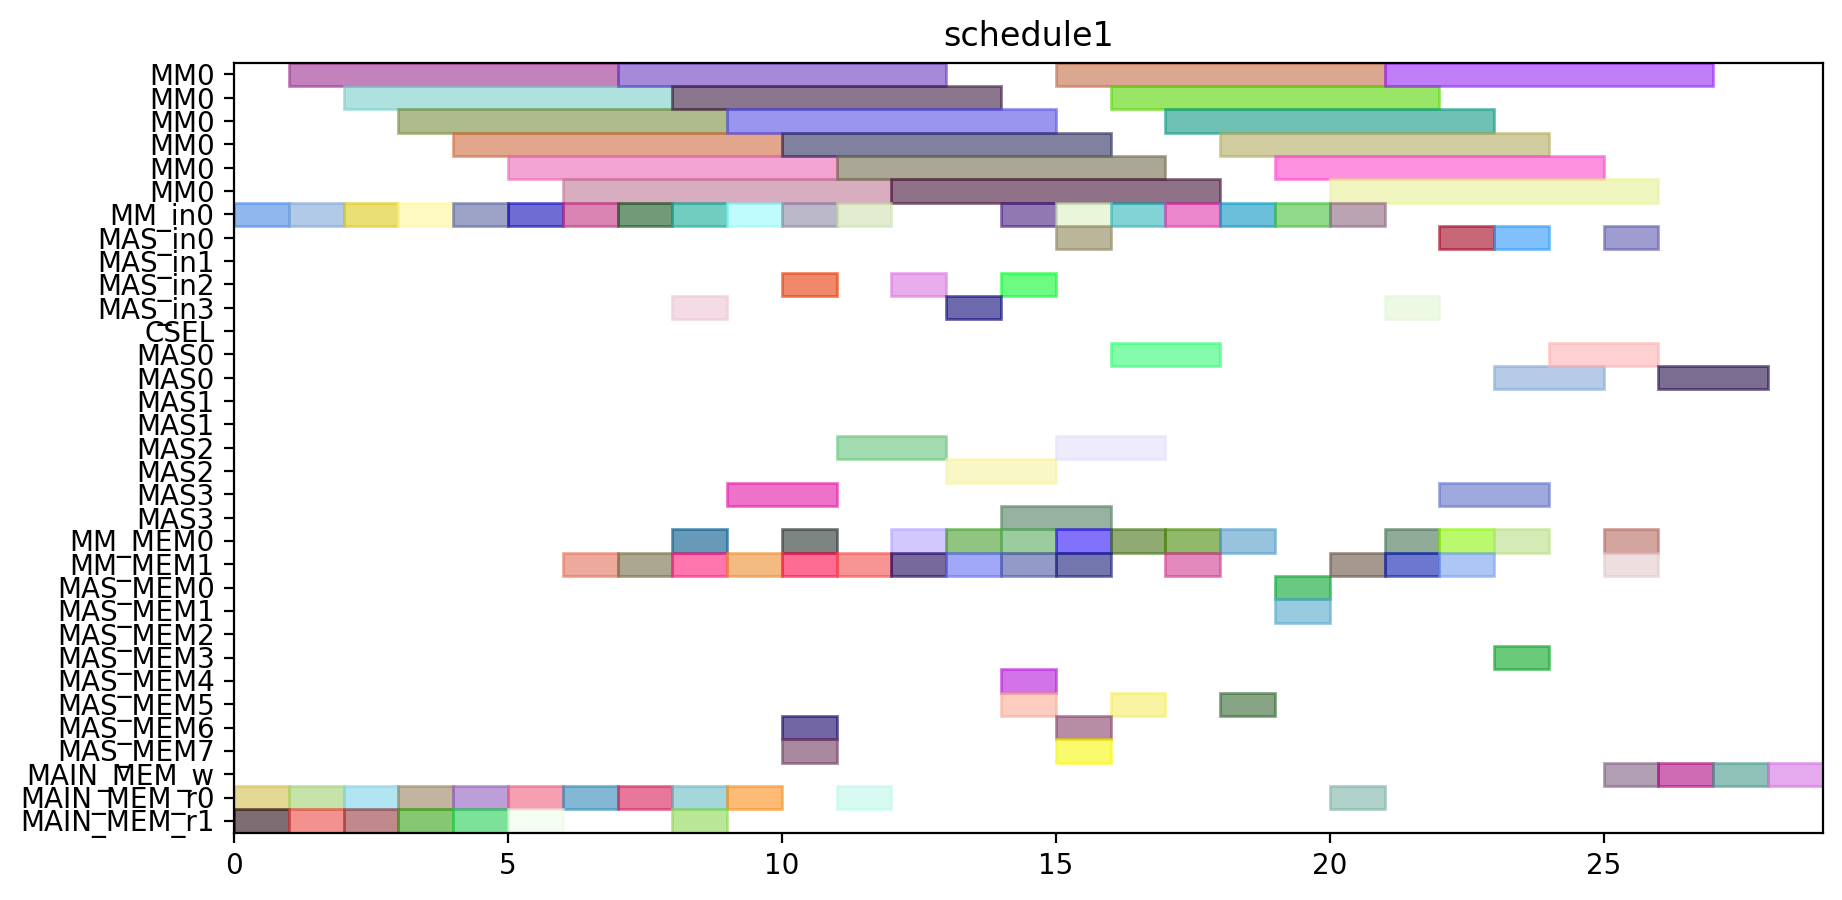

Write Python code to recreate this figure.
from pyschedule import Scenario, solvers, plotters, alt


def solve():
	horizon = 149
	S = Scenario("schedule1", horizon=horizon)

	# resource
	MM = S.Resources('MM', num=1, size=6)
	MM_in = S.Resources('MM_in', num=1)
	MAS_in = S.Resources('MAS_in', num=4)
	CSEL = S.Resource('CSEL')
	MAS = S.Resources('MAS', num=4, size=2, periods=range(1, horizon))
	MM_MEM = S.Resources('MM_MEM', num=2)
	MAS_MEM = S.Resources('MAS_MEM', num=8)
	MAIN_MEM_w = S.Resource('MAIN_MEM_w', size=1)
	MAIN_MEM_r = S.Resources('MAIN_MEM_r', num=2)

	# result of previous scheduling
	T4_in = S.Task('T4_in', length=1, delay_cost=1)
	S += T4_in >= 1
	T4_in += MM_in[0]

	T4_mem0 = S.Task('T4_mem0', length=1, delay_cost=1)
	S += T4_mem0 >= 1
	T4_mem0 += MAIN_MEM_r[0]

	T4_mem1 = S.Task('T4_mem1', length=1, delay_cost=1)
	S += T4_mem1 >= 1
	T4_mem1 += MAIN_MEM_r[1]

	T4 = S.Task('T4', length=6, delay_cost=1)
	S += T4 >= 2
	T4 += MM[0]

	T3_in = S.Task('T3_in', length=1, delay_cost=1)
	S += T3_in >= 3
	T3_in += MM_in[0]

	T3_mem0 = S.Task('T3_mem0', length=1, delay_cost=1)
	S += T3_mem0 >= 3
	T3_mem0 += MAIN_MEM_r[0]

	T3_mem1 = S.Task('T3_mem1', length=1, delay_cost=1)
	S += T3_mem1 >= 3
	T3_mem1 += MAIN_MEM_r[1]

	T3 = S.Task('T3', length=6, delay_cost=1)
	S += T3 >= 4
	T3 += MM[0]

	T7_in = S.Task('T7_in', length=1, delay_cost=1)
	S += T7_in >= 4
	T7_in += MM_in[0]

	T7_mem0 = S.Task('T7_mem0', length=1, delay_cost=1)
	S += T7_mem0 >= 4
	T7_mem0 += MAIN_MEM_r[0]

	T7_mem1 = S.Task('T7_mem1', length=1, delay_cost=1)
	S += T7_mem1 >= 4
	T7_mem1 += MAIN_MEM_r[1]

	T5_in = S.Task('T5_in', length=1, delay_cost=1)
	S += T5_in >= 5
	T5_in += MM_in[0]

	T5_mem0 = S.Task('T5_mem0', length=1, delay_cost=1)
	S += T5_mem0 >= 5
	T5_mem0 += MAIN_MEM_r[0]

	T5_mem1 = S.Task('T5_mem1', length=1, delay_cost=1)
	S += T5_mem1 >= 5
	T5_mem1 += MAIN_MEM_r[1]

	T7 = S.Task('T7', length=6, delay_cost=1)
	S += T7 >= 5
	T7 += MM[0]

	T5 = S.Task('T5', length=6, delay_cost=1)
	S += T5 >= 6
	T5 += MM[0]

	T9_in = S.Task('T9_in', length=1, delay_cost=1)
	S += T9_in >= 6
	T9_in += MM_in[0]

	T9_mem0 = S.Task('T9_mem0', length=1, delay_cost=1)
	S += T9_mem0 >= 6
	T9_mem0 += MAIN_MEM_r[0]

	T9_mem1 = S.Task('T9_mem1', length=1, delay_cost=1)
	S += T9_mem1 >= 6
	T9_mem1 += MM_MEM[1]

	T8_in = S.Task('T8_in', length=1, delay_cost=1)
	S += T8_in >= 7
	T8_in += MM_in[0]

	T8_mem0 = S.Task('T8_mem0', length=1, delay_cost=1)
	S += T8_mem0 >= 7
	T8_mem0 += MAIN_MEM_r[0]

	T8_mem1 = S.Task('T8_mem1', length=1, delay_cost=1)
	S += T8_mem1 >= 7
	T8_mem1 += MM_MEM[1]

	T9 = S.Task('T9', length=6, delay_cost=1)
	S += T9 >= 7
	T9 += MM[0]

	T6_in = S.Task('T6_in', length=1, delay_cost=1)
	S += T6_in >= 8
	T6_in += MM_in[0]

	T6_mem0 = S.Task('T6_mem0', length=1, delay_cost=1)
	S += T6_mem0 >= 8
	T6_mem0 += MAIN_MEM_r[0]

	T6_mem1 = S.Task('T6_mem1', length=1, delay_cost=1)
	S += T6_mem1 >= 8
	T6_mem1 += MAIN_MEM_r[1]

	T8 = S.Task('T8', length=6, delay_cost=1)
	S += T8 >= 8
	T8 += MM[0]

	T6 = S.Task('T6', length=6, delay_cost=1)
	S += T6 >= 9
	T6 += MM[0]

	Z2_new_in = S.Task('Z2_new_in', length=1, delay_cost=1)
	S += Z2_new_in >= 20
	Z2_new_in += MM_in[0]

	Z2_new_mem0 = S.Task('Z2_new_mem0', length=1, delay_cost=1)
	S += Z2_new_mem0 >= 20
	Z2_new_mem0 += MAIN_MEM_r[0]

	Z2_new_mem1 = S.Task('Z2_new_mem1', length=1, delay_cost=1)
	S += Z2_new_mem1 >= 20
	Z2_new_mem1 += MM_MEM[1]

	Z2_new = S.Task('Z2_new', length=6, delay_cost=1)
	S += Z2_new >= 21
	Z2_new += MM[0]

	X1_new_in = S.Task('X1_new_in', length=1, delay_cost=1)
	S += X1_new_in >= 22
	X1_new_in += MAS_in[0]

	X1_new_mem0 = S.Task('X1_new_mem0', length=1, delay_cost=1)
	S += X1_new_mem0 >= 22
	X1_new_mem0 += MM_MEM[0]

	X1_new_mem1 = S.Task('X1_new_mem1', length=1, delay_cost=1)
	S += X1_new_mem1 >= 22
	X1_new_mem1 += MM_MEM[1]

	X1_new = S.Task('X1_new', length=2, delay_cost=1)
	S += X1_new >= 23
	X1_new += MAS[0]

	Z1_new_in = S.Task('Z1_new_in', length=1, delay_cost=1)
	S += Z1_new_in >= 23
	Z1_new_in += MAS_in[0]

	Z1_new_mem0 = S.Task('Z1_new_mem0', length=1, delay_cost=1)
	S += Z1_new_mem0 >= 23
	Z1_new_mem0 += MM_MEM[0]

	Z1_new_mem1 = S.Task('Z1_new_mem1', length=1, delay_cost=1)
	S += Z1_new_mem1 >= 23
	Z1_new_mem1 += MAS_MEM[3]

	Z1_new = S.Task('Z1_new', length=2, delay_cost=1)
	S += Z1_new >= 24
	Z1_new += MAS[0]

	X1_new_w = S.Task('X1_new_w', length=1, delay_cost=1)
	S += X1_new_w >= 25
	X1_new_w += MAIN_MEM_w

	X2_new_in = S.Task('X2_new_in', length=1, delay_cost=1)
	S += X2_new_in >= 25
	X2_new_in += MAS_in[0]

	X2_new_mem0 = S.Task('X2_new_mem0', length=1, delay_cost=1)
	S += X2_new_mem0 >= 25
	X2_new_mem0 += MM_MEM[0]

	X2_new_mem1 = S.Task('X2_new_mem1', length=1, delay_cost=1)
	S += X2_new_mem1 >= 25
	X2_new_mem1 += MM_MEM[1]

	X2_new = S.Task('X2_new', length=2, delay_cost=1)
	S += X2_new >= 26
	X2_new += MAS[0]

	Z1_new_w = S.Task('Z1_new_w', length=1, delay_cost=1)
	S += Z1_new_w >= 26
	Z1_new_w += MAIN_MEM_w

	Z2_new_w = S.Task('Z2_new_w', length=1, delay_cost=1)
	S += Z2_new_w >= 27
	Z2_new_w += MAIN_MEM_w

	X2_new_w = S.Task('X2_new_w', length=1, delay_cost=1)
	S += X2_new_w >= 28
	X2_new_w += MAIN_MEM_w


	# new tasks
	T1 = S.Task('T1', length=6, delay_cost=1)
	T1 += alt(MM)
	T1_in = S.Task('T1_in', length=1, delay_cost=1)
	T1_in += alt(MM_in)
	S += T1_in*MM_in[0]<=T1*MM[0]
	S += T1<7

	T1_mem0 = S.Task('T1_mem0', length=1, delay_cost=1)
	T1_mem0 += MAIN_MEM_r[0]
	S += T1_mem0 <= T1

	T1_mem1 = S.Task('T1_mem1', length=1, delay_cost=1)
	T1_mem1 += MAIN_MEM_r[1]
	S += T1_mem1 <= T1

	T2 = S.Task('T2', length=6, delay_cost=1)
	T2 += alt(MM)
	T2_in = S.Task('T2_in', length=1, delay_cost=1)
	T2_in += alt(MM_in)
	S += T2_in*MM_in[0]<=T2*MM[0]
	S += T2<9

	T2_mem0 = S.Task('T2_mem0', length=1, delay_cost=1)
	T2_mem0 += MAIN_MEM_r[0]
	S += T2_mem0 <= T2

	T2_mem1 = S.Task('T2_mem1', length=1, delay_cost=1)
	T2_mem1 += MAIN_MEM_r[1]
	S += T2_mem1 <= T2

	T10 = S.Task('T10', length=6, delay_cost=1)
	T10 += alt(MM)
	T10_in = S.Task('T10_in', length=1, delay_cost=1)
	T10_in += alt(MM_in)
	S += T10_in*MM_in[0]<=T10*MM[0]
	S += T10<16

	T10_mem0 = S.Task('T10_mem0', length=1, delay_cost=1)
	T10_mem0 += MAIN_MEM_r[0]
	S += T10_mem0 <= T10

	T10_mem1 = S.Task('T10_mem1', length=1, delay_cost=1)
	T10_mem1 += MM_MEM[1]
	S += 9 < T10_mem1
	S += T10_mem1 <= T10

	T11 = S.Task('T11', length=6, delay_cost=1)
	T11 += alt(MM)
	T11_in = S.Task('T11_in', length=1, delay_cost=1)
	T11_in += alt(MM_in)
	S += T11_in*MM_in[0]<=T11*MM[0]
	S += T11<19

	T11_mem0 = S.Task('T11_mem0', length=1, delay_cost=1)
	T11_mem0 += MAIN_MEM_r[0]
	S += T11_mem0 <= T11

	T11_mem1 = S.Task('T11_mem1', length=1, delay_cost=1)
	T11_mem1 += MM_MEM[1]
	S += 9 < T11_mem1
	S += T11_mem1 <= T11

	T12 = S.Task('T12', length=2, delay_cost=1)
	T12 += alt(MAS)
	T12_in = S.Task('T12_in', length=1, delay_cost=1)
	T12_in += alt(MAS_in)
	S += T12_in*MAS_in[0]<=T12*MAS[0]

	S += T12_in*MAS_in[1]<=T12*MAS[1]

	S += T12_in*MAS_in[2]<=T12*MAS[2]

	S += T12_in*MAS_in[3]<=T12*MAS[3]

	S += T12<19

	T12_mem0 = S.Task('T12_mem0', length=1, delay_cost=1)
	T12_mem0 += MM_MEM[0]
	S += 7 < T12_mem0
	S += T12_mem0 <= T12

	T12_mem1 = S.Task('T12_mem1', length=1, delay_cost=1)
	T12_mem1 += alt(MM_MEM)
	S += (T2*MM[0])-1 < T12_mem1*MM_MEM[1]
	S += T12_mem1 <= T12

	T13 = S.Task('T13', length=2, delay_cost=1)
	T13 += alt(MAS)
	T13_in = S.Task('T13_in', length=1, delay_cost=1)
	T13_in += alt(MAS_in)
	S += T13_in*MAS_in[0]<=T13*MAS[0]

	S += T13_in*MAS_in[1]<=T13*MAS[1]

	S += T13_in*MAS_in[2]<=T13*MAS[2]

	S += T13_in*MAS_in[3]<=T13*MAS[3]

	S += T13<11

	T13_mem0 = S.Task('T13_mem0', length=1, delay_cost=1)
	T13_mem0 += MM_MEM[0]
	S += 7 < T13_mem0
	S += T13_mem0 <= T13

	T13_mem1 = S.Task('T13_mem1', length=1, delay_cost=1)
	T13_mem1 += alt(MM_MEM)
	S += (T2*MM[0])-1 < T13_mem1*MM_MEM[1]
	S += T13_mem1 <= T13

	T15 = S.Task('T15', length=2, delay_cost=1)
	T15 += alt(MAS)
	T15_in = S.Task('T15_in', length=1, delay_cost=1)
	T15_in += alt(MAS_in)
	S += T15_in*MAS_in[0]<=T15*MAS[0]

	S += T15_in*MAS_in[1]<=T15*MAS[1]

	S += T15_in*MAS_in[2]<=T15*MAS[2]

	S += T15_in*MAS_in[3]<=T15*MAS[3]

	S += T15<15

	T15_mem0 = S.Task('T15_mem0', length=1, delay_cost=1)
	T15_mem0 += MM_MEM[0]
	S += 10 < T15_mem0
	S += T15_mem0 <= T15

	T15_mem1 = S.Task('T15_mem1', length=1, delay_cost=1)
	T15_mem1 += MM_MEM[1]
	S += 10 < T15_mem1
	S += T15_mem1 <= T15

	T14 = S.Task('T14', length=6, delay_cost=1)
	T14 += alt(MM)
	T14_in = S.Task('T14_in', length=1, delay_cost=1)
	T14_in += alt(MM_in)
	S += T14_in*MM_in[0]<=T14*MM[0]
	S += T14<21

	T14_mem0 = S.Task('T14_mem0', length=1, delay_cost=1)
	T14_mem0 += alt(MAS_MEM)
	S += (T13*MAS[0])-1 < T14_mem0*MAS_MEM[0]
	S += (T13*MAS[1])-1 < T14_mem0*MAS_MEM[2]
	S += (T13*MAS[2])-1 < T14_mem0*MAS_MEM[4]
	S += (T13*MAS[3])-1 < T14_mem0*MAS_MEM[6]
	S += T14_mem0 <= T14

	T14_mem1 = S.Task('T14_mem1', length=1, delay_cost=1)
	T14_mem1 += alt(MAS_MEM)
	S += (T13*MAS[0])-1 < T14_mem1*MAS_MEM[1]
	S += (T13*MAS[1])-1 < T14_mem1*MAS_MEM[3]
	S += (T13*MAS[2])-1 < T14_mem1*MAS_MEM[5]
	S += (T13*MAS[3])-1 < T14_mem1*MAS_MEM[7]
	S += T14_mem1 <= T14

	T16 = S.Task('T16', length=6, delay_cost=1)
	T16 += alt(MM)
	T16_in = S.Task('T16_in', length=1, delay_cost=1)
	T16_in += alt(MM_in)
	S += T16_in*MM_in[0]<=T16*MM[0]
	S += T16<24

	T16_mem0 = S.Task('T16_mem0', length=1, delay_cost=1)
	T16_mem0 += alt(MM_MEM)
	S += (T1*MM[0])-1 < T16_mem0*MM_MEM[0]
	S += T16_mem0 <= T16

	T16_mem1 = S.Task('T16_mem1', length=1, delay_cost=1)
	T16_mem1 += MM_MEM[1]
	S += 13 < T16_mem1
	S += T16_mem1 <= T16

	T17 = S.Task('T17', length=6, delay_cost=1)
	T17 += alt(MM)
	T17_in = S.Task('T17_in', length=1, delay_cost=1)
	T17_in += alt(MM_in)
	S += T17_in*MM_in[0]<=T17*MM[0]
	S += T17<23

	T17_mem0 = S.Task('T17_mem0', length=1, delay_cost=1)
	T17_mem0 += MM_MEM[0]
	S += 13 < T17_mem0
	S += T17_mem0 <= T17

	T17_mem1 = S.Task('T17_mem1', length=1, delay_cost=1)
	T17_mem1 += alt(MAS_MEM)
	S += (T15*MAS[0])-1 < T17_mem1*MAS_MEM[1]
	S += (T15*MAS[1])-1 < T17_mem1*MAS_MEM[3]
	S += (T15*MAS[2])-1 < T17_mem1*MAS_MEM[5]
	S += (T15*MAS[3])-1 < T17_mem1*MAS_MEM[7]
	S += T17_mem1 <= T17

	T18 = S.Task('T18', length=2, delay_cost=1)
	T18 += alt(MAS)
	T18_in = S.Task('T18_in', length=1, delay_cost=1)
	T18_in += alt(MAS_in)
	S += T18_in*MAS_in[0]<=T18*MAS[0]

	S += T18_in*MAS_in[1]<=T18*MAS[1]

	S += T18_in*MAS_in[2]<=T18*MAS[2]

	S += T18_in*MAS_in[3]<=T18*MAS[3]

	S += T18<15

	T18_mem0 = S.Task('T18_mem0', length=1, delay_cost=1)
	T18_mem0 += MM_MEM[0]
	S += 11 < T18_mem0
	S += T18_mem0 <= T18

	T18_mem1 = S.Task('T18_mem1', length=1, delay_cost=1)
	T18_mem1 += MM_MEM[1]
	S += 12 < T18_mem1
	S += T18_mem1 <= T18

	T19 = S.Task('T19', length=2, delay_cost=1)
	T19 += alt(MAS)
	T19_in = S.Task('T19_in', length=1, delay_cost=1)
	T19_in += alt(MAS_in)
	S += T19_in*MAS_in[0]<=T19*MAS[0]

	S += T19_in*MAS_in[1]<=T19*MAS[1]

	S += T19_in*MAS_in[2]<=T19*MAS[2]

	S += T19_in*MAS_in[3]<=T19*MAS[3]

	S += T19<16

	T19_mem0 = S.Task('T19_mem0', length=1, delay_cost=1)
	T19_mem0 += MM_MEM[0]
	S += 11 < T19_mem0
	S += T19_mem0 <= T19

	T19_mem1 = S.Task('T19_mem1', length=1, delay_cost=1)
	T19_mem1 += MM_MEM[1]
	S += 12 < T19_mem1
	S += T19_mem1 <= T19

	T21 = S.Task('T21', length=2, delay_cost=1)
	T21 += alt(MAS)
	T21_in = S.Task('T21_in', length=1, delay_cost=1)
	T21_in += alt(MAS_in)
	S += T21_in*MAS_in[0]<=T21*MAS[0]

	S += T21_in*MAS_in[1]<=T21*MAS[1]

	S += T21_in*MAS_in[2]<=T21*MAS[2]

	S += T21_in*MAS_in[3]<=T21*MAS[3]

	S += T21<20

	T21_mem0 = S.Task('T21_mem0', length=1, delay_cost=1)
	T21_mem0 += MM_MEM[0]
	S += 14 < T21_mem0
	S += T21_mem0 <= T21

	T21_mem1 = S.Task('T21_mem1', length=1, delay_cost=1)
	T21_mem1 += alt(MM_MEM)
	S += (T10*MM[0])-1 < T21_mem1*MM_MEM[1]
	S += T21_mem1 <= T21

	T24 = S.Task('T24', length=6, delay_cost=1)
	T24 += alt(MM)
	T24_in = S.Task('T24_in', length=1, delay_cost=1)
	T24_in += alt(MM_in)
	S += T24_in*MM_in[0]<=T24*MM[0]
	S += T24<26

	T24_mem0 = S.Task('T24_mem0', length=1, delay_cost=1)
	T24_mem0 += alt(MM_MEM)
	S += (T11*MM[0])-1 < T24_mem0*MM_MEM[0]
	S += T24_mem0 <= T24

	T24_mem1 = S.Task('T24_mem1', length=1, delay_cost=1)
	T24_mem1 += alt(MAS_MEM)
	S += (T12*MAS[0])-1 < T24_mem1*MAS_MEM[1]
	S += (T12*MAS[1])-1 < T24_mem1*MAS_MEM[3]
	S += (T12*MAS[2])-1 < T24_mem1*MAS_MEM[5]
	S += (T12*MAS[3])-1 < T24_mem1*MAS_MEM[7]
	S += T24_mem1 <= T24

	T20 = S.Task('T20', length=6, delay_cost=1)
	T20 += alt(MM)
	T20_in = S.Task('T20_in', length=1, delay_cost=1)
	T20_in += alt(MM_in)
	S += T20_in*MM_in[0]<=T20*MM[0]
	S += T20<22

	T20_mem0 = S.Task('T20_mem0', length=1, delay_cost=1)
	T20_mem0 += alt(MAS_MEM)
	S += (T15*MAS[0])-1 < T20_mem0*MAS_MEM[0]
	S += (T15*MAS[1])-1 < T20_mem0*MAS_MEM[2]
	S += (T15*MAS[2])-1 < T20_mem0*MAS_MEM[4]
	S += (T15*MAS[3])-1 < T20_mem0*MAS_MEM[6]
	S += T20_mem0 <= T20

	T20_mem1 = S.Task('T20_mem1', length=1, delay_cost=1)
	T20_mem1 += alt(MAS_MEM)
	S += (T18*MAS[0])-1 < T20_mem1*MAS_MEM[1]
	S += (T18*MAS[1])-1 < T20_mem1*MAS_MEM[3]
	S += (T18*MAS[2])-1 < T20_mem1*MAS_MEM[5]
	S += (T18*MAS[3])-1 < T20_mem1*MAS_MEM[7]
	S += T20_mem1 <= T20

	T22 = S.Task('T22', length=6, delay_cost=1)
	T22 += alt(MM)
	T22_in = S.Task('T22_in', length=1, delay_cost=1)
	T22_in += alt(MM_in)
	S += T22_in*MM_in[0]<=T22*MM[0]
	S += T22<26

	T22_mem0 = S.Task('T22_mem0', length=1, delay_cost=1)
	T22_mem0 += alt(MAS_MEM)
	S += (T21*MAS[0])-1 < T22_mem0*MAS_MEM[0]
	S += (T21*MAS[1])-1 < T22_mem0*MAS_MEM[2]
	S += (T21*MAS[2])-1 < T22_mem0*MAS_MEM[4]
	S += (T21*MAS[3])-1 < T22_mem0*MAS_MEM[6]
	S += T22_mem0 <= T22

	T22_mem1 = S.Task('T22_mem1', length=1, delay_cost=1)
	T22_mem1 += alt(MAS_MEM)
	S += (T21*MAS[0])-1 < T22_mem1*MAS_MEM[1]
	S += (T21*MAS[1])-1 < T22_mem1*MAS_MEM[3]
	S += (T21*MAS[2])-1 < T22_mem1*MAS_MEM[5]
	S += (T21*MAS[3])-1 < T22_mem1*MAS_MEM[7]
	S += T22_mem1 <= T22

	T23 = S.Task('T23', length=6, delay_cost=1)
	T23 += alt(MM)
	T23_in = S.Task('T23_in', length=1, delay_cost=1)
	T23_in += alt(MM_in)
	S += T23_in*MM_in[0]<=T23*MM[0]
	S += T23<23

	T23_mem0 = S.Task('T23_mem0', length=1, delay_cost=1)
	T23_mem0 += alt(MAS_MEM)
	S += (T19*MAS[0])-1 < T23_mem0*MAS_MEM[0]
	S += (T19*MAS[1])-1 < T23_mem0*MAS_MEM[2]
	S += (T19*MAS[2])-1 < T23_mem0*MAS_MEM[4]
	S += (T19*MAS[3])-1 < T23_mem0*MAS_MEM[6]
	S += T23_mem0 <= T23

	T23_mem1 = S.Task('T23_mem1', length=1, delay_cost=1)
	T23_mem1 += alt(MAS_MEM)
	S += (T19*MAS[0])-1 < T23_mem1*MAS_MEM[1]
	S += (T19*MAS[1])-1 < T23_mem1*MAS_MEM[3]
	S += (T19*MAS[2])-1 < T23_mem1*MAS_MEM[5]
	S += (T19*MAS[3])-1 < T23_mem1*MAS_MEM[7]
	S += T23_mem1 <= T23

	T25 = S.Task('T25', length=2, delay_cost=1)
	T25 += alt(MAS)
	T25_in = S.Task('T25_in', length=1, delay_cost=1)
	T25_in += alt(MAS_in)
	S += T25_in*MAS_in[0]<=T25*MAS[0]

	S += T25_in*MAS_in[1]<=T25*MAS[1]

	S += T25_in*MAS_in[2]<=T25*MAS[2]

	S += T25_in*MAS_in[3]<=T25*MAS[3]

	S += T25<24

	T25_mem0 = S.Task('T25_mem0', length=1, delay_cost=1)
	T25_mem0 += alt(MM_MEM)
	S += (T20*MM[0])-1 < T25_mem0*MM_MEM[0]
	S += T25_mem0 <= T25

	T25_mem1 = S.Task('T25_mem1', length=1, delay_cost=1)
	T25_mem1 += alt(MM_MEM)
	S += (T20*MM[0])-1 < T25_mem1*MM_MEM[1]
	S += T25_mem1 <= T25

	solvers.mip.solve(S,msg=1,kind='CPLEX',ratio_gap=1.01)

	solution = [['hoge']*len(S.solution()[1]) for i in range(len(S.solution()))]
	for i in range(len(S.solution())):
		for j in range(len(S.solution()[i])):
			solution[i][j]=str(S.solution()[i][j])
	print(solution)

	cycles = int(solution[-1][3])

	pic_file_name = "/home/mfukuda/ABE/multiRAM_multiMAS_16mux/scheduling_result/stage6MM1_stage2MAS4/EP_LADDERMUL/schedule1.png"
	if(S.solution() != []):
		plotters.matplotlib.plot(S,img_filename=pic_file_name, show_task_labels=False, fig_size=(cycles*0.25+3, 5))

	return solution
